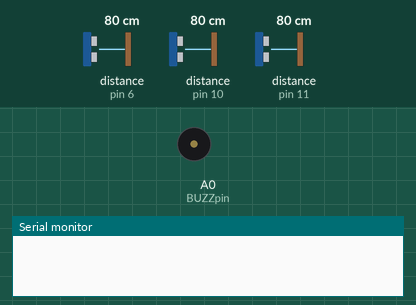
A sketch run on a simulated Arduino Uno, built with avr-gcc and run on an emulated ATmega328P. On the bench: buzzer (waves = sounding, pin HIGH), the last lines printed to the serial monitor. Wiring (inferred from the names in the program): 3 × ultrasonic range finder: trigger pin 3, echo pin 11 / trigger pin 5, echo pin 6 / trigger pin 9, echo pin 10. The inputs (shaded band) are chosen by the test bench; at power-on: distance to the obstacle (sensors on pin 6, pin 10, pin 11) 80 cm. The echo pulse lasts 58.3 µs per cm; pins used as bus, display or sensor lines are not drawn.

Above: at 1.2 s.
1.3 s: distance to the obstacle (sensor on pin 6) set to 35 cm
2.8 s: distance to the obstacle (sensor on pin 6) set to 28 cm
At 3.2 s:
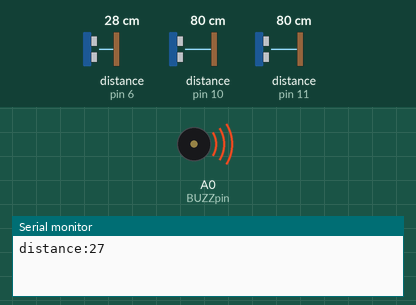
5.8 s: distance to the obstacle (sensor on pin 10) set to 2 cm
At 6.9 s:
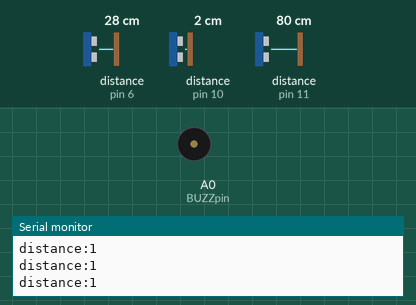
8.8 s: distance to the obstacle (sensor on pin 11) set to 27 cm
11.8 s: distance to the obstacle (sensor on pin 10) set to 9 cm
Timing chart, 0 to 15.8 s (numbered marks = the images above; inputs shaded):
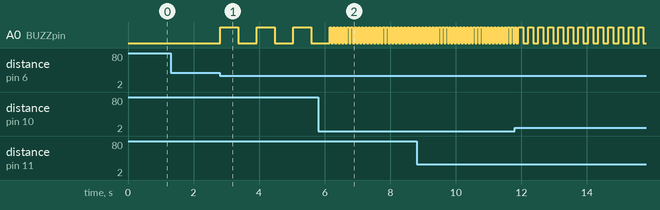

The sketch:

blind_stick.ino
```cpp
//initialize all pins
int trigpin1 =5;
int echopin1=6;

int trigpin2=9;
int echopin2=10;

int trigpin3 =3;
int echopin3=11;

int BUZZpin=A0;

//decide therir pinmode and setup them properly
void setup() {
  Serial.begin(9600);
  pinMode(trigpin1,OUTPUT);
  pinMode(echopin1,INPUT);

  pinMode(trigpin2,OUTPUT);
  pinMode(echopin2,INPUT);

  pinMode(trigpin3,OUTPUT);
  pinMode(echopin3,INPUT);

  analogWrite(BUZZpin,LOW);

}
//initiailize the fuction for operating frequency at different distance
void setfreq(int freq,int delay1){
  analogWrite(BUZZpin,freq);
  delay(delay1);
  analogWrite(BUZZpin,0);
  delay(delay1);
}

void loop() {
  //first ultra-sonic sensor
  long duration1,distance1;
  digitalWrite(trigpin1,LOW);
  delayMicroseconds(2);
  digitalWrite(trigpin1,HIGH);
  delayMicroseconds(10);
  digitalWrite(trigpin1,LOW);
  duration1=pulseIn(echopin1,HIGH);
  distance1=(duration1/2)/29.1;
  //second ultra-sonic sensor
  long duration2,distance2;
  digitalWrite(trigpin2,LOW);
  delayMicroseconds(2);
  digitalWrite(trigpin2,HIGH);
  delayMicroseconds(10);
  digitalWrite(trigpin2,LOW);
  duration2=pulseIn(echopin2,HIGH);
  distance2=(duration2/2)/29.1;
  //third ultra-sonic sensor
  long duration3,distance3;
  digitalWrite(trigpin3,LOW);
  delayMicroseconds(2);
  digitalWrite(trigpin3,HIGH);
  delayMicroseconds(10);
  digitalWrite(trigpin3,LOW);
  duration3=pulseIn(echopin3,HIGH);
  distance3=(duration3/2)/29.1;
  //decide distance for which it act and buzzer beep for alerting blind people
  if((distance1>=0) && (distance1<=30) ||
  (distance2>=0) && (distance2<=30) ||
  (distance3>=0) && (distance3<=30) ){
    //find minimum distance from all three sensor data
    long distance=min(min(distance1,distance2),distance3);
    Serial.print("distance:");
    Serial.println(distance);
    //set freqency for different close distances
    if((distance>=0) && (distance<=5)){
      setfreq(255,50);
    }
    else if ((distance>5) && (distance<=10)){
      setfreq(230,150);
    }
    else if((distance>10) && (distance<=15)){
      setfreq(205,250);
    }
    else if((distance>15) && (distance<=20)){
      setfreq(180,350);
    }
    else if((distance>20) && (distance<=25)){
      setfreq(155,450);
    }
    else{
       setfreq(130,550);
    }

  }
  else{
      analogWrite(BUZZpin,0);
    }

}
```

Measured:
- the behaviour switches between 32 and 31 cm on distance to the obstacle (sensor on pin 6) (found by bisection; images 0 and 1)
- after the input at 1.3 s, every drawn part: stays the same
- after the input at 2.8 s, A0 (BUZZpin): alternates HIGH for 0.55 s and LOW for 0.56 s, starting at once
- after the input at 5.8 s, A0 (BUZZpin): alternates HIGH for 0.05 s and LOW for 0.06 s, starting after 0.40 s
